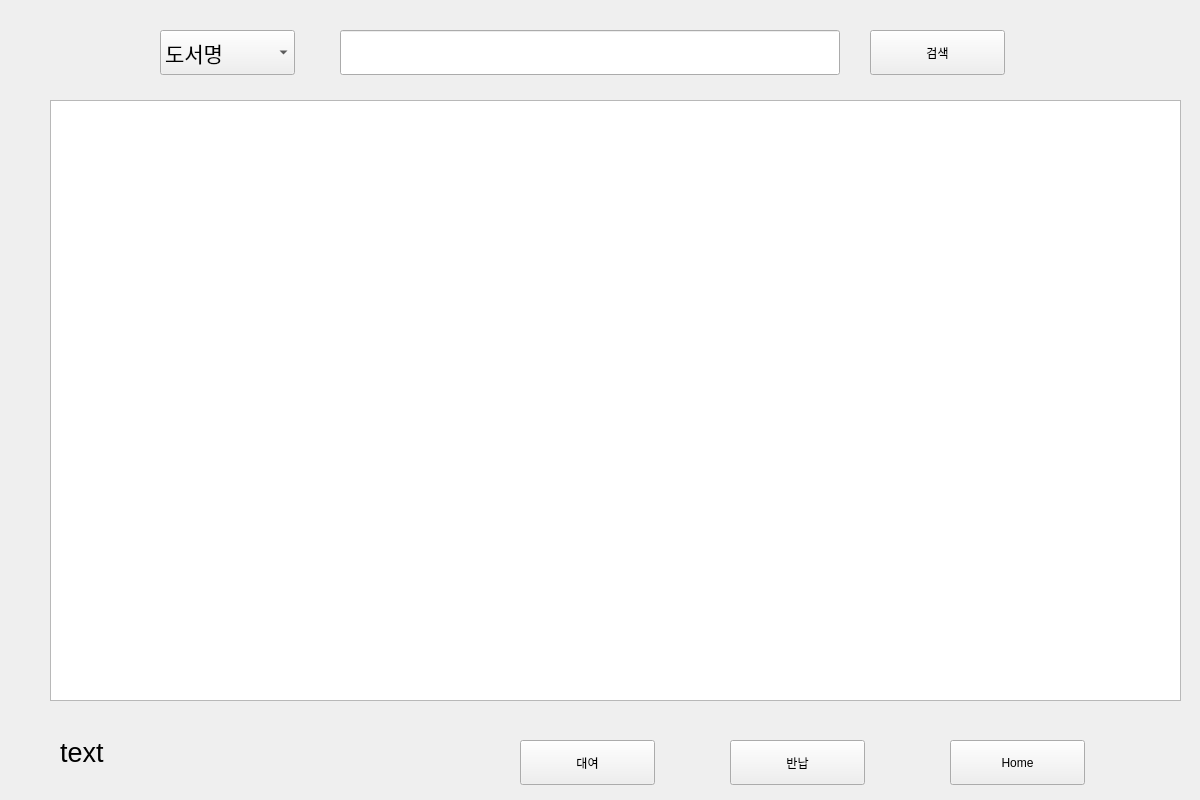
<?xml version="1.0" encoding="UTF-8"?>
<ui version="4.0">
 <class>Form</class>
 <widget class="QWidget" name="Form">
  <property name="geometry">
   <rect>
    <x>0</x>
    <y>0</y>
    <width>1200</width>
    <height>800</height>
   </rect>
  </property>
  <property name="windowTitle">
   <string>Form</string>
  </property>
  <widget class="QPushButton" name="bt_gohome">
   <property name="geometry">
    <rect>
     <x>950</x>
     <y>740</y>
     <width>135</width>
     <height>45</height>
    </rect>
   </property>
   <property name="text">
    <string>Home</string>
   </property>
  </widget>
  <widget class="QLineEdit" name="lineEdit">
   <property name="geometry">
    <rect>
     <x>340</x>
     <y>30</y>
     <width>500</width>
     <height>45</height>
    </rect>
   </property>
   <property name="font">
    <font>
     <family>Arial</family>
     <pointsize>16</pointsize>
    </font>
   </property>
  </widget>
  <widget class="QPushButton" name="bt_rental">
   <property name="geometry">
    <rect>
     <x>520</x>
     <y>740</y>
     <width>135</width>
     <height>45</height>
    </rect>
   </property>
   <property name="text">
    <string>대여</string>
   </property>
  </widget>
  <widget class="QPushButton" name="bt_return">
   <property name="geometry">
    <rect>
     <x>730</x>
     <y>740</y>
     <width>135</width>
     <height>45</height>
    </rect>
   </property>
   <property name="text">
    <string>반납</string>
   </property>
  </widget>
  <widget class="QComboBox" name="book_item">
   <property name="geometry">
    <rect>
     <x>160</x>
     <y>30</y>
     <width>135</width>
     <height>45</height>
    </rect>
   </property>
   <property name="font">
    <font>
     <family>Arial</family>
     <pointsize>16</pointsize>
    </font>
   </property>
   <item>
    <property name="text">
     <string>도서명</string>
    </property>
   </item>
   <item>
    <property name="text">
     <string>저자</string>
    </property>
   </item>
  </widget>
  <widget class="QPushButton" name="bt_Search">
   <property name="geometry">
    <rect>
     <x>870</x>
     <y>30</y>
     <width>135</width>
     <height>45</height>
    </rect>
   </property>
   <property name="text">
    <string>검색</string>
   </property>
  </widget>
  <widget class="QListWidget" name="listWidget">
   <property name="geometry">
    <rect>
     <x>50</x>
     <y>100</y>
     <width>1131</width>
     <height>601</height>
    </rect>
   </property>
   <property name="font">
    <font>
     <pointsize>12</pointsize>
    </font>
   </property>
  </widget>
  <widget class="QLabel" name="label">
   <property name="geometry">
    <rect>
     <x>60</x>
     <y>730</y>
     <width>311</width>
     <height>45</height>
    </rect>
   </property>
   <property name="font">
    <font>
     <family>Arial</family>
     <pointsize>20</pointsize>
    </font>
   </property>
   <property name="text">
    <string>text</string>
   </property>
  </widget>
 </widget>
 <resources/>
 <connections/>
</ui>
